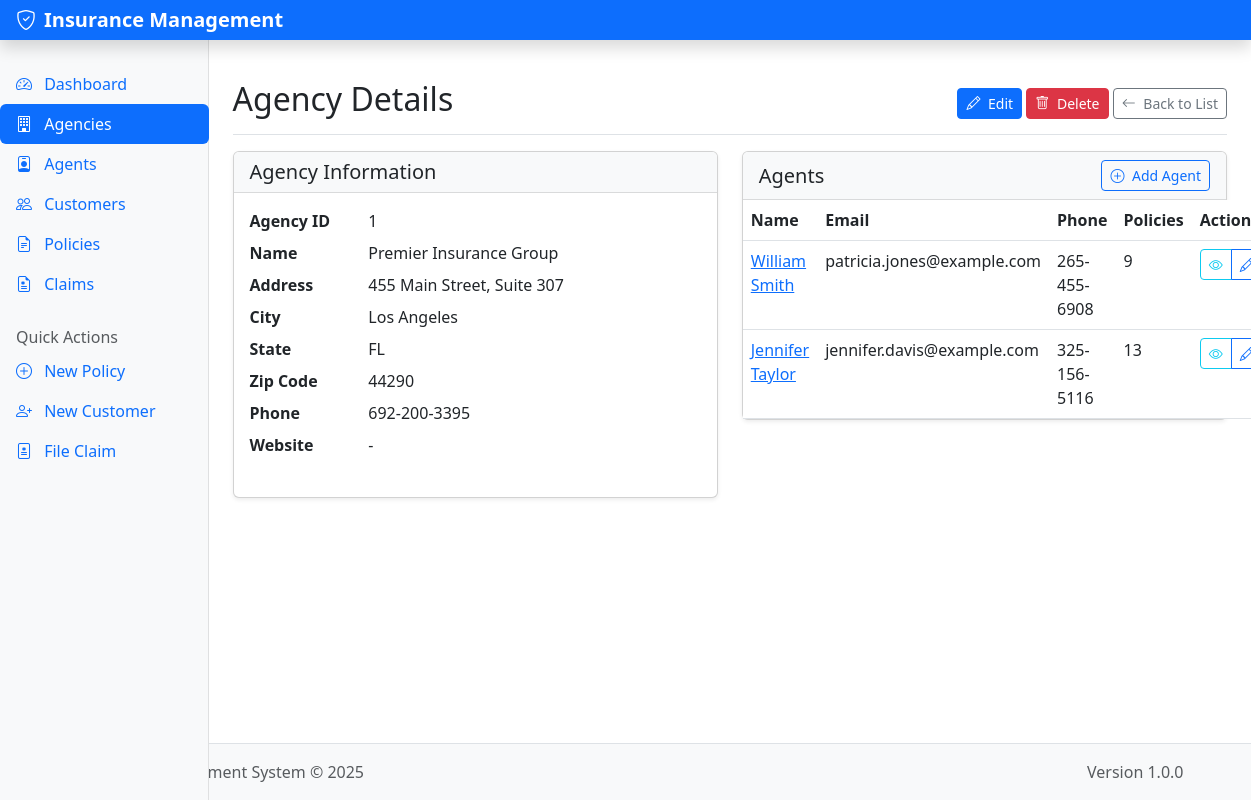
The app's page /agencies/1 with its own data.
### models/agency.py (models this page shows, shortened)
class Agency(db.Model):
    __tablename__ = 'agency'
    agency_id = db.Column(db.Integer, primary_key=True)
    name = db.Column(db.String(100), nullable=False)
    address = db.Column(db.String(200))
    city = db.Column(db.String(100))
    state = db.Column(db.String(100))
    zip_code = db.Column(db.String(20))
    phone = db.Column(db.String(20))
    website = db.Column(db.String(200))
    agents = db.relationship('Agent', backref='agency', lazy=True, cascade='all, delete-orphan')

### models/agent.py (models this page shows, shortened)
class Agent(db.Model):
    __tablename__ = 'agent'
    agent_id = db.Column(db.Integer, primary_key=True)
    agency_id = db.Column(db.Integer, db.ForeignKey('agency.agency_id'), nullable=False)
    first_name = db.Column(db.String(100), nullable=False)
    last_name = db.Column(db.String(100), nullable=False)
    email = db.Column(db.String(150))
    phone = db.Column(db.String(20))
    policies = db.relationship('Policy', backref='agent', lazy=True, cascade='all, delete-orphan')
    def full_name(self):
        return f"{self.first_name} {self.last_name}"

### routes/agency_routes.py (the view)
@agency_bp.route('/<int:agency_id>', methods=['GET'])
def view(agency_id):
    agency = Agency.query.get_or_404(agency_id)
    return render_template('agency/view.html', agency=agency)

### app.py (called while the page is built)
@app.context_processor
def inject_now():
    return {'now': datetime.utcnow()}

### templates/agency/view.html (shortened to what this page needs)
{% extends 'layout/base.html' %}
{% block content %}
<div class="d-flex justify-content-between flex-wrap flex-md-nowrap align-items-center pt-3 pb-2 mb-3 border-bottom">
    <h1 class="h2">Agency Details</h1>
    <div>
        <a href="{{ url_for('agency.edit_form', agency_id=agency.agency_id) }}" class="btn btn-sm btn-primary">
            <i class="bi bi-pencil me-1"></i> Edit
        </a>
        <button type="button" class="btn btn-sm btn-danger" data-bs-toggle="modal" data-bs-target="#deleteAgencyModal">
            <i class="bi bi-trash me-1"></i> Delete
        </button>
        <a href="{{ url_for('agency.index') }}" class="btn btn-sm btn-outline-secondary">
            <i class="bi bi-arrow-left me-1"></i> Back to List
        </a>
    </div>
</div>
<div class="row">
    <div class="col-md-6">
        <div class="card mb-4">
            <div class="card-header">
                <h5 class="mb-0">Agency Information</h5>
            </div>
            <div class="card-body">
                <dl class="row">
                    <dt class="col-sm-3">Agency ID</dt>
                    <dd class="col-sm-9">{{ agency.agency_id }}</dd>
                    <dt class="col-sm-3">Name</dt>
                    <dd class="col-sm-9">{{ agency.name }}</dd>
                    <dt class="col-sm-3">Address</dt>
                    <dd class="col-sm-9">{{ agency.address or '-' }}</dd>
                    <dt class="col-sm-3">City</dt>
                    <dd class="col-sm-9">{{ agency.city or '-' }}</dd>
                    <dt class="col-sm-3">State</dt>
                    <dd class="col-sm-9">{{ agency.state or '-' }}</dd>
                    <dt class="col-sm-3">Zip Code</dt>
                    <dd class="col-sm-9">{{ agency.zip_code or '-' }}</dd>
                    <dt class="col-sm-3">Phone</dt>
                    <dd class="col-sm-9">{{ agency.phone or '-' }}</dd>
                    <dt class="col-sm-3">Website</dt>
                    <dd class="col-sm-9">
                        {% if agency.website %}
                            <a href="{{ agency.website }}" target="_blank">{{ agency.website }}</a>
                        {% else %}
                            -
                        {% endif %}
                    </dd>
                </dl>
            </div>
        </div>
    </div>
    <div class="col-md-6">
        <div class="card mb-4">
            <div class="card-header d-flex justify-content-between align-items-center">
                <h5 class="mb-0">Agents</h5>
                <a href="{{ url_for('agent.create_form') }}" class="btn btn-sm btn-outline-primary">
                    <i class="bi bi-plus-circle me-1"></i> Add Agent
                </a>
            </div>
            <div class="card-body p-0">
                <table class="table table-hover mb-0">
                    <thead>
                        <tr>
                            <th>Name</th>
                            <th>Email</th>
                            <th>Phone</th>
                            <th>Policies</th>
                            <th>Actions</th>
                        </tr>
                    </thead>
                    <tbody>
                        {% if agency.agents %}
                            {% for agent in agency.agents %}
                                <tr>
                                    <td>
                                        <a href="{{ url_for('agent.view', agent_id=agent.agent_id) }}">
                                            {{ agent.full_name() }}
                                        </a>
                                    </td>
                                    <td>{{ agent.email or '-' }}</td>
                                    <td>{{ agent.phone or '-' }}</td>
                                    <td>{{ agent.policies|length }}</td>
                                    <td>
                                        <div class="btn-group" role="group">
                                            <a href="{{ url_for('agent.view', agent_id=agent.agent_id) }}"
                                               class="btn btn-sm btn-outline-info">
                                                <i class="bi bi-eye"></i>
                                            </a>
                                            <a href="{{ url_for('agent.edit_form', agent_id=agent.agent_id) }}"
                                               class="btn btn-sm btn-outline-primary">
                                                <i class="bi bi-pencil"></i>
                                            </a>
                                        </div>
                                    </td>
                                </tr>
                            {% endfor %}
                        {% else %}
                            <tr>
                                <td colspan="5" class="text-center py-3">No agents associated with this agency</td>
                            </tr>
                        {% endif %}
                    </tbody>
                </table>
            </div>
        </div>
    </div>
</div>
{% endblock %}

### static/css/style.css (style rules this page uses)
body { min-height: 100vh; display: flex; flex-direction: column; }
:root { --primary-color: #0d6efd; --secondary-color: #6c757d; --success-color: #198754; --info-color: #0dcaf0; --warning-color: #ffc107; --danger-color: #dc3545; --light-color: #f8f9fa; --dark-color: #212529; }
.card { margin-bottom: 1.5rem; box-shadow: 0 0.125rem 0.25rem rgba(0, 0, 0, 0.075); }
.card-header { background-color: var(--light-color); border-bottom: 1px solid rgba(0, 0, 0, 0.125); }

### records on screen
Agency: agency_id "1", name "Premier Insurance Group", address "455 Main Street, Suite 307", city "Los Angeles", state "FL", zip_code "44290", phone "692-200-3395"
Agent: full_name "William Smith", email "patricia.jones@example.com", phone "265-455-6908", policies|length "9"
Agent: full_name "Jennifer Taylor", email "jennifer.davis@example.com", phone "325-156-5116", policies|length "13"
